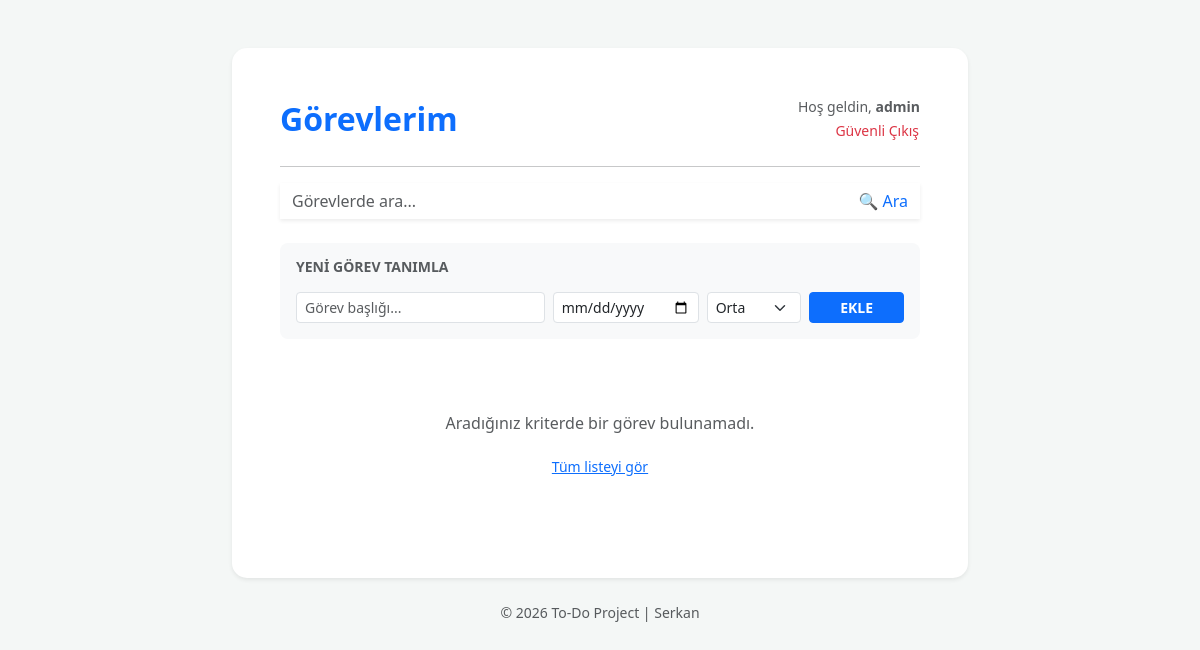
The app's page / (signed in), older data.
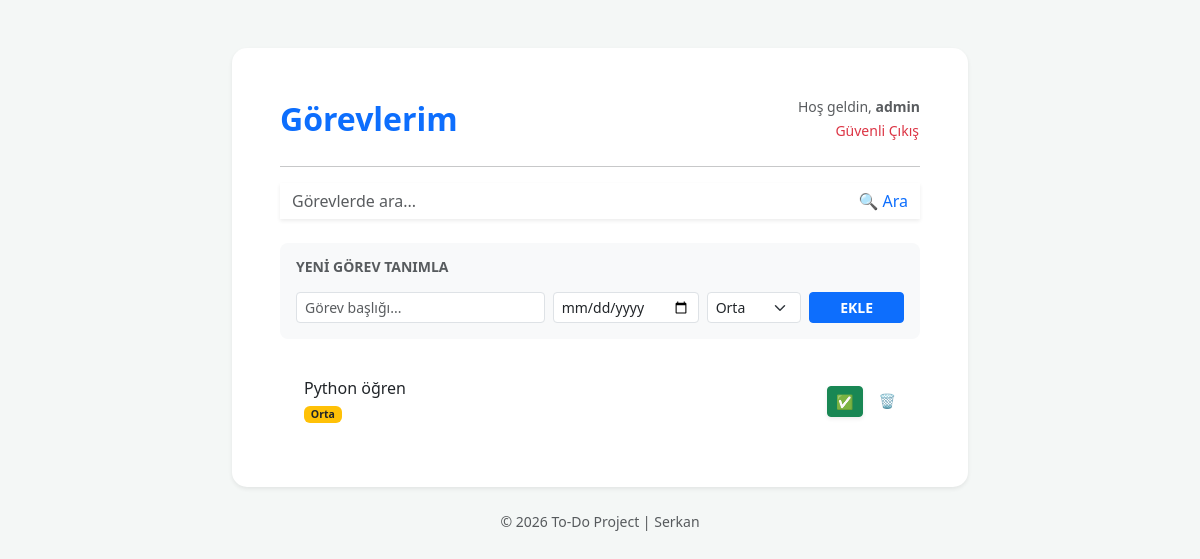
The same page, newer data.
### tasks/models.py (models this page shows, shortened)
class Task(models.Model):
    PRIORITY_CHOICES = [
        ('low', 'Düşük'),
        ('medium', 'Orta'),
        ('high', 'Yüksek'),
    ]
    user = models.ForeignKey(User, on_delete=models.CASCADE, null=True, blank=True)
    title = models.CharField(max_length=200)
    completed = models.BooleanField(default=False)
    created_at = models.DateTimeField(auto_now_add=True)
    deadline = models.DateField(null=True, blank=True) # Son tarih
    priority = models.CharField(max_length=10, choices=PRIORITY_CHOICES, default='medium') # Önem sırası

### tasks/views.py (the view)
# urls.py: path('', views.index, name='list'),
def index(request):
    if request.method == 'POST':
        title = request.POST.get('title')
        if title:
            Task.objects.create(user=request.user, title=title)
        return redirect('list')
    tasks = Task.objects.filter(user=request.user).order_by('-created_at')
    return render(request, 'tasks/index.html', {'tasks': tasks})

### tasks/templates/tasks/index.html (shortened to what this page needs)
<!doctype html>
<html lang="tr">
  <head>
    <link
      href="https://cdn.jsdelivr.net/npm/bootstrap@5.3.0/dist/css/bootstrap.min.css"
      rel="stylesheet"
    />
  </head>
  <body>
    <div class="container py-5">
      <div class="row justify-content-center">
        <div class="col-md-10 col-lg-8">
          <div class="card shadow-sm border-0">
            <div class="card-body p-4 p-md-5">
              <div
                class="d-flex justify-content-between align-items-center mb-4"
              >
                <h2 class="text-primary fw-bold mb-0">Görevlerim</h2>
                <div class="text-end">
                  <span class="d-block small text-muted"
                    >Hoş geldin,
                    <strong>{{ request.user.username }}</strong></span
                  >
                  <a
                    href="{% url 'logout' %}"
                    class="btn btn-sm btn-link text-danger p-0 text-decoration-none"
                    >Güvenli Çıkış</a
                  >
                </div>
              </div>
              <hr />
              <form method="GET" class="input-group mb-4 shadow-sm">
                <input
                  type="text"
                  name="search-area"
                  class="form-control border-0"
                  placeholder="Görevlerde ara..."
                  value="{{ search_input }}"
                />
                <button
                  class="btn btn-white bg-white border-0 text-primary"
                  type="submit"
                >
                  🔍 Ara
                </button>
              </form>
              <div class="bg-light p-3 rounded-3 mb-4">
                <h6 class="text-muted mb-3 small fw-bold text-uppercase">
                  Yeni Görev Tanımla
                </h6>
                <form method="POST" class="row g-2">
                  <div class="col-12 col-md-5">
                    <input
                      type="text"
                      name="title"
                      class="form-control form-control-sm"
                      placeholder="Görev başlığı..."
                      required
                    />
                  </div>
                  <div class="col-6 col-md-3">
                    <input
                      type="date"
                      name="deadline"
                      class="form-control form-control-sm"
                    />
                  </div>
                  <div class="col-6 col-md-2">
                    <select name="priority" class="form-select form-select-sm">
                      <option value="medium" selected>Orta</option>
                    </select>
                  </div>
                  <div class="col-12 col-md-2">
                    <button
                      class="btn btn-primary btn-sm w-100 fw-bold"
                      type="submit"
                    >
                      EKLE
                    </button>
                  </div>
                </form>
              </div>
              <div class="list-group list-group-flush">
                {% for task in tasks %}
                <div
                  class="list-group-item d-flex justify-content-between align-items-center py-3 task-item priority-{{ task.priority }}"
                >
                  <div class="ms-2">
                    <h6
                      class="mb-1 {% if task.completed %}completed{% endif %}"
                    >
                      {{ task.title }}
                    </h6>
                    <div class="small">
                      <span
                        class="badge {% if task.priority == 'high' %}bg-danger{% elif task.priority == 'medium' %}bg-warning text-dark{% else %}bg-info text-dark{% endif %}"
                      >
                        {{ task.get_priority_display }}
                      </span>
                    </div>
                  </div>
                  <div class="d-flex gap-2">
                    <a
                      href="{% url 'complete_task' task.id %}"
                      class="btn btn-sm {% if task.completed %}btn-secondary{% else %}btn-success{% endif %} shadow-sm"
                    >
                      {% if task.completed %}↩️{% else %}✅{% endif %}
                    </a>
                    <a
                      href="{% url 'delete_task' task.id %}"
                      class="btn btn-sm btn-outline-danger border-0"
                    >
                      🗑️
                    </a>
                  </div>
                </div>
                {% empty %}
                <div class="text-center py-5">
                  <p class="text-muted">
                    Aradığınız kriterde bir görev bulunamadı.
                  </p>
                  <a href="{% url 'list' %}" class="btn btn-sm btn-link"
                    >Tüm listeyi gör</a
                  >
                </div>
                {% endfor %}
              </div>
            </div>
          </div>
          <p class="text-center mt-4 text-muted small">
            © 2026 To-Do Project | Serkan
          </p>
        </div>
      </div>
    </div>
  </body>
</html>

### tasks/templates/tasks/index.html (style rules this page uses)
body { background-color: #f4f7f6; font-family: 'Segoe UI', Tahoma, Geneva, Verdana, sans-serif; }
.card { border-radius: 15px; }
.task-item { transition: all 0.3s; border-bottom: 1px solid #eee; }
.priority-medium { border-left: 5px solid #ffc107; }

Row changes from the older to the newer data that the page shows:
added Task: title "Python öğren", priority "Orta"
Text that changed along with them:
text no longer shown: "Aradığınız kriterde bir görev bulunamadı. Tüm listeyi gör"
